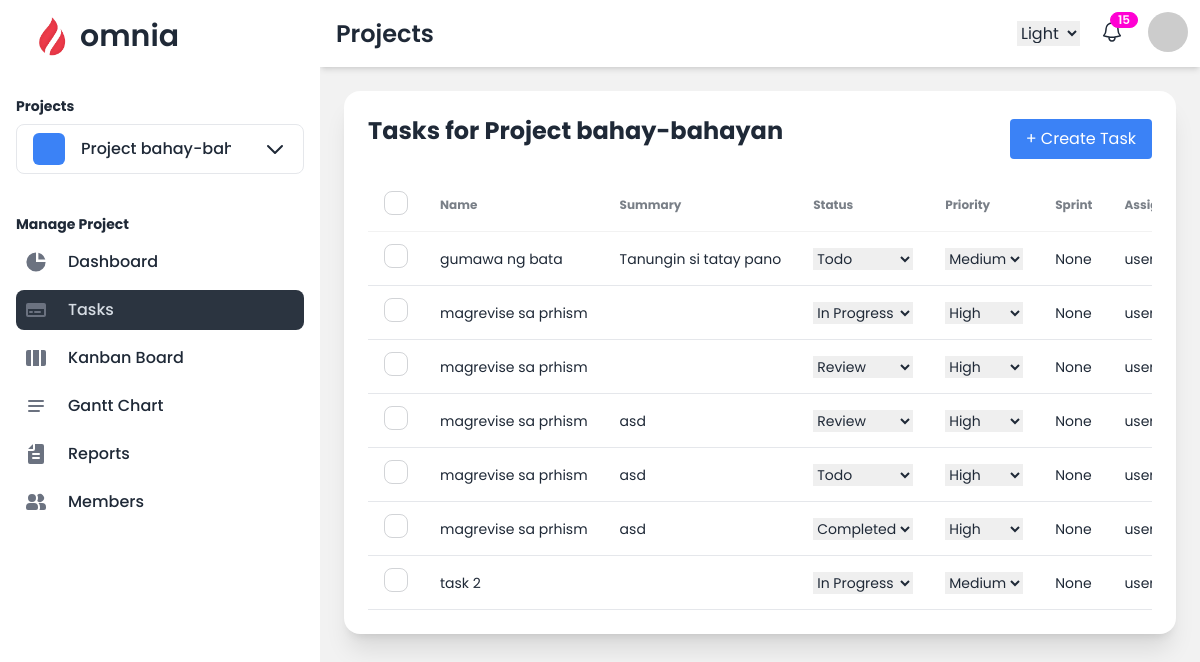
Before: /projects/tasks/ (signed in) with the older database file.
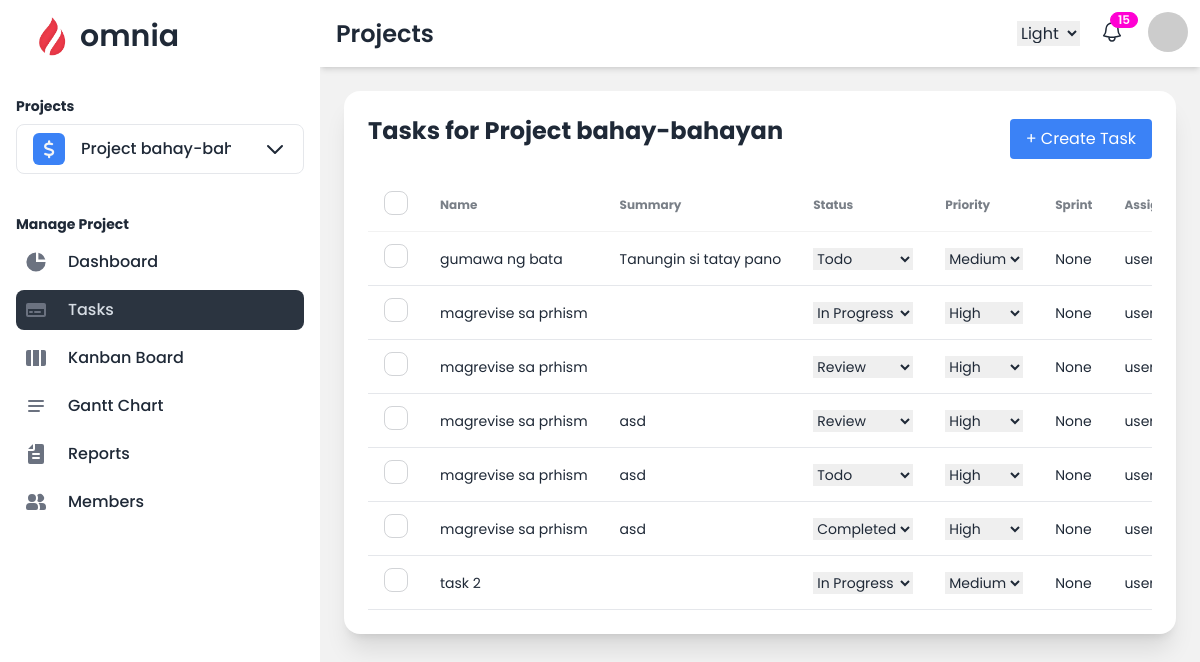
After: the same page with the newer database file.
### projects/models.py (models this page shows, shortened)
class Project(models.Model):
    COLOR_CHOICES = [
        ('purple', 'Purple'),
        ('red', 'Red'),
        ('amber', 'Amber'),
        ('blue', 'Blue'),
        ('green', 'Green'),
        ('teal', 'Teal'),
        ('yellow', 'Yellow'),
        ('orange', 'Orange'),
        ('pink', 'Pink'),
        ('gray', 'Grey'),
    ]
    name = models.CharField(max_length=100)
    emoji_icon = models.CharField(max_length=255, blank=True, null=True)
    description = models.TextField(blank=True, null=True)
    color = models.CharField(max_length=20, choices=COLOR_CHOICES, default='blue')
    start_date = models.DateField()
    end_date = models.DateField()
    current_sprint = models.ForeignKey('Sprint', on_delete=models.CASCADE, related_name='current_sprint', blank=True, null=True)
    created_at = models.DateTimeField(auto_now_add=True)
    owner = models.ForeignKey(settings.AUTH_USER_MODEL, on_delete=models.CASCADE, related_name='owned_projects')

### projects/views.py (the view)
# urls.py: path('tasks/', views.project_tasks, name='project_tasks'),
@login_required
def project_tasks(request):
    project_id = request.session.get('current_project_id')
    if not project_id:
        return HttpResponseForbidden("No project selected.")
    project = Project.objects.get(id=project_id, owner=request.user)
    tasks = project.tasks.all()
    return render(request, 'projects/project_tasks.html', {'tasks': tasks, 'project': project})

### projects/context_processors.py (called while the page is built)
def user_projects(request):
    if request.user.is_authenticated:
        projects = Project.objects.filter(owner=request.user)
        return {'user_projects': projects}
    return {}

### projects/templatetags/custom_filters.py (called while the page is built)
@register.filter
def get_item(value, key):
    for item in value:
        if item.id == int(key):
            return item
    return None

### projects/templates/projects/project_tasks.html (shortened to what this page needs)
{% extends 'project_base.html' %}
{% block heading %}Projects{% endblock %}
{% block content %}
<div class="card w-full p-6 bg-base-100 shadow-xl mt-2 max-h-screen overflow-y-auto">
  <div class="flex items-center justify-between mb-4">
      <h1 class="text-2xl font-bold mb-4">Tasks for {{ project.name }}</h1>
      <a href="{% url 'create_task' %}"
         class="bg-blue-500 text-white py-2 px-4 rounded hover:bg-blue-600">
          + Create Task
      </a>
  </div>
  {% if tasks %}
      <div class="relative overflow-x-auto bg-white text-gray-800">
        <table class="table w-full whitespace-no-wrap">
          <thead class="">
            <tr>
              <th>
                <label>
                  <input type="checkbox" class="checkbox" />
                </label>
              </th>
              <th>Name</th>
              <th>Summary</th>
              <th>Status</th>
              <th>Priority</th>
              <th>Sprint</th>
              <th>Assignee</th>
            </tr>
          </thead>
          <tbody>
          {% for task in tasks %}
            <tr class="border-b border-gray-200 hover:bg-gray-100 whitespace-nowrap night:bg-gray-800 night:text-gray-100"
                data-task-id="{{ task.id }}">
              <th>
                <label>
                  <input type="checkbox" class="checkbox" />
                </label>
              </th>
              <td contenteditable="true" data-field="name" class="editable">{{ task.name }}</td>
              <td
                  class="editable truncate max-w-[300px] whitespace-nowrap overflow-hidden text-ellipsis description-cell focus:whitespace-normal focus:overflow-visible focus:max-w-none"
                  data-field="description"
                  contenteditable="true"
                  onfocus="this.textContent = this.dataset.fullDescription"
                  onblur="this.dataset.fullDescription = this.textContent.trim(); this.updateTaskDescription(this);"
                  data-full-description="{{ task.description }}"
              >
                  {{ task.description|truncatechars:50 }}
              </td>
              <td>
                <select class="editable-select" data-field="status">
                  {% for key, value in task.STATUS_CHOICES %}
                  <option value="{{ key }}" {% if task.status == key %}selected{% endif %}>{{ value }}</option>
                  {% endfor %}
                </select>
              </td>
              <td>
                <select class="editable-select" data-field="priority">
                  {% for key, value in task.PRIORITY_CHOICES %}
                  <option value="{{ key }}" {% if task.priority == key %}selected{% endif %}>{{ value }}</option>
                  {% endfor %}
                </select>
              </td>
              <td contenteditable="true" data-field="sprint" class="editable">{{ task.sprint }}</td>
              <td contenteditable="true" data-field="assigned_members" class="editable">{{ task.assigned_members }}</td>
            </tr>
          {% endfor %}
          </tbody>
        </table>
      </div>
  {% else %}
      <p>No tasks found for this project.</p>
  {% endif %}
</div>
{% endblock %}

### projects/templates/project_base.html (shortened to what the changed rows need)
{% load static %}
{% load custom_filters %}
<!DOCTYPE html>
<html lang="en" data-theme="light">
<head>
    <link href="https://cdnjs.cloudflare.com/ajax/libs/font-awesome/6.0.0/css/all.min.css" rel="stylesheet">
    <link href="https://cdn.jsdelivr.net/npm/daisyui@4.12.14/dist/full.min.css" rel="stylesheet" type="text/css" />
    <script src="https://cdn.tailwindcss.com"></script>
</head>
<body style="font-family: 'Poppins', sans-serif;">
    <div class="drawer lg:drawer-open">
        <div class="drawer-content flex flex-col">
            <div class="navbar sticky top-0 bg-base-100  z-10 shadow-md ">
                <div class="flex-1">
                    <h1 class="text-2xl font-semibold ml-2">{% block heading %}Dashboard{% endblock %}</h1>
                </div>
            </div>
            <div class="flex-1 overflow-y-auto md:pt-4 pt-4 px-6  bg-base-200">
                {% block content %}
                {% endblock %}
            </div>
        </div>
        <div class="drawer-side z-30">
            <ul class="menu pt-2 px-4 w-80 bg-base-100 min-h-full space-y-2 text-base-content">
                {% if request.user.role == 'manager' %}
                    <h2 class="text-sm font-bold mt-4 mb-2">Projects</h2>
                    <li tabindex="0" role="button" class="dropdown dropdown-bottom z-50">
                        <span class="flex items-center text-base font-medium rounded-lg transition duration-75 border">
                            {% if request.session.current_project_id %}
                                {% with current_project=user_projects|get_item:request.session.current_project_id %}
                                    <i class="fas {{ current_project.emoji_icon }} text-lg text-gray-100 bg-{{ current_project.color }}-500 w-8 h-8 flex items-center justify-center rounded-md mr-2"></i>
                                    <span class="truncate max-w-[150px] min-w-[150px] flex items-center">
                                        {{ current_project.name }}
                                    </span>
                                {% endwith %}
                            {% else %}
                                Project Name
                            {% endif %}
                            <svg class="w-6 h-6 text-gray-800 ml-6" aria-hidden="true" xmlns="http://www.w3.org/2000/svg" width="24" height="24" fill="none" viewBox="0 0 24 24">
                                <path stroke="currentColor" stroke-linecap="round" stroke-linejoin="round" stroke-width="2" d="m19 9-7 7-7-7"/>
                            </svg>
                        </span>
                    </li>
                    {% if request.session.current_project_id %}
                    <h2 class="text-sm font-bold mb-2">Manage Project</h2>
                    {% endif %}
                {% endif %}
            </ul>
        </div>
    </div>
</body>
</html>

Changed rows visible on the page:
changed Project "Project bahay-bahayan": emoji_icon "🚀" → "fa-dollar" (drawn)
